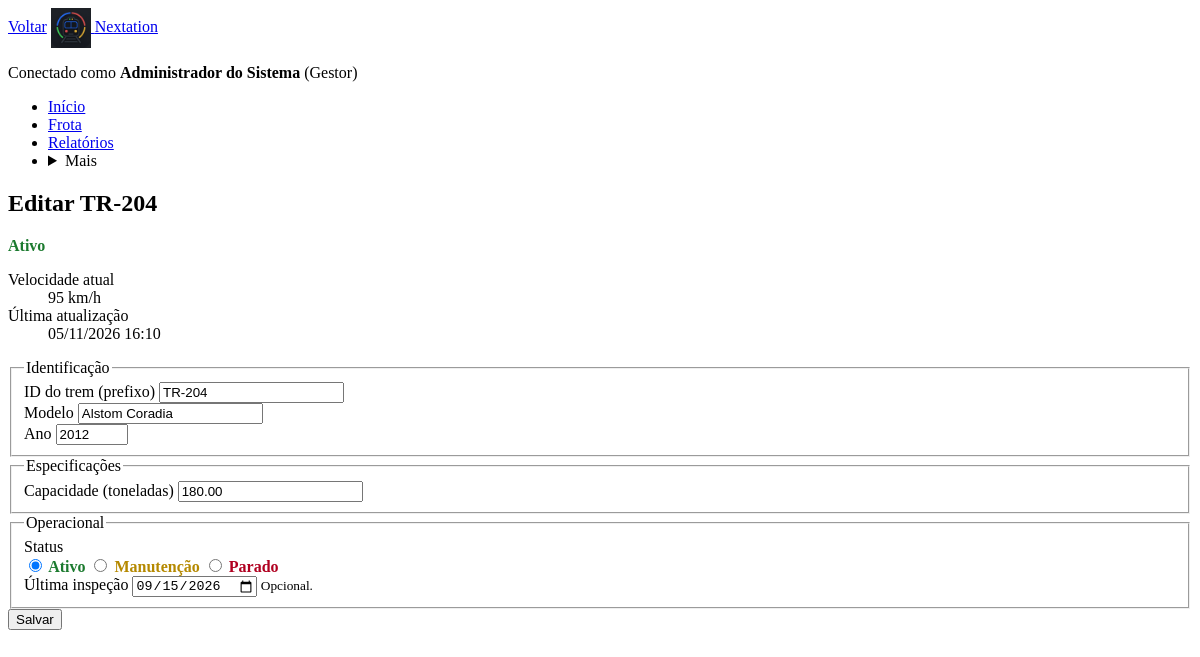
Page /trens_form.php?id_trem=1 (signed in) on the committed database.
### tables this page shows
CREATE TABLE trens (
    id_trem INT NOT NULL AUTO_INCREMENT,
    prefixo VARCHAR(10) NOT NULL,
    modelo VARCHAR(60) NOT NULL,
    ano INT NOT NULL,
    status ENUM('em_operacao','manutencao','inativo') NOT NULL DEFAULT 'em_operacao',
    capacidade DECIMAL(8,2) NOT NULL,
    ultima_inspecao DATE NULL,
    PRIMARY KEY (id_trem),
    UNIQUE KEY uq_trens_prefixo (prefixo)
);

CREATE TABLE leituras (
    id_leitura INT NOT NULL AUTO_INCREMENT,
    id_sensor INT NOT NULL,
    data_hora DATETIME NOT NULL,
    valor DECIMAL(10,2) NOT NULL,
    unidade VARCHAR(10) NOT NULL,
    PRIMARY KEY (id_leitura),
    CONSTRAINT fk_leituras_sensores FOREIGN KEY (id_sensor) REFERENCES sensores (id_sensor) ON DELETE CASCADE
);

### includes/funcoes.php (called while the page is built, shortened)
<?php
function e($texto)
{
    return htmlspecialchars((string)$texto, ENT_QUOTES, 'UTF-8');
}
function statusTrens()
{
    return [
        'em_operacao' => 'Ativo',
        'manutencao'  => 'Manutenção',
        'inativo'     => 'Parado',
    ];
}
function classeStatusTrem($status)
{
    $mapa = ['em_operacao' => 'normal', 'manutencao' => 'atencao', 'inativo' => 'critico'];
    return 'status-' . ($mapa[$status] ?? 'normal');
}

### trens_form.php (the view, shortened to what this page needs)
<?php
require __DIR__ . '/includes/proteger.php';
require __DIR__ . '/config/conexao.php';
require __DIR__ . '/includes/funcoes.php';
$erros = [];
$id_trem = 0;
$dados = ['prefixo' => '', 'modelo' => '', 'ano' => '', 'status' => 'em_operacao', 'capacidade' => '', 'ultima_inspecao' => ''];
if ($_SERVER['REQUEST_METHOD'] === 'POST') {
    $id_trem = (int)($_POST['id_trem'] ?? 0);
    $dados['prefixo']         = strtoupper(trim($_POST['prefixo'] ?? ''));
    $dados['modelo']          = trim($_POST['modelo'] ?? '');
    $dados['ano']             = trim($_POST['ano'] ?? '');
    $dados['status']          = $_POST['status'] ?? '';
    $dados['capacidade']      = str_replace(',', '.', trim($_POST['capacidade'] ?? ''));
    $dados['ultima_inspecao'] = trim($_POST['ultima_inspecao'] ?? '');
    if ($dados['prefixo'] === '' || strlen($dados['prefixo']) > 10) {
        $erros[] = 'Informe o prefixo do trem (até 10 caracteres, ex.: TR-204).';
    }
    if ($dados['modelo'] === '' || strlen($dados['modelo']) > 60) {
        $erros[] = 'Informe o modelo do trem (até 60 caracteres).';
    }
    if (!ctype_digit($dados['ano']) || $dados['ano'] < 1900 || $dados['ano'] > 2100) {
        $erros[] = 'Informe um ano entre 1900 e 2100.';
    }
    if (!is_numeric($dados['capacidade']) || $dados['capacidade'] <= 0 || $dados['capacidade'] > 999999) {
        $erros[] = 'Informe uma capacidade maior que zero (em toneladas).';
    }
    if (!array_key_exists($dados['status'], statusTrens())) {
        $erros[] = 'Selecione um status válido.';
    }
    if ($dados['ultima_inspecao'] !== '' && !dataValida($dados['ultima_inspecao'])) {
        $erros[] = 'Informe uma data de inspeção válida.';
    }
    if (count($erros) === 0) {
        $stmt = $conexao->prepare('SELECT id_trem FROM trens WHERE prefixo = ? AND id_trem <> ?');
        $stmt->bind_param('si', $dados['prefixo'], $id_trem);
        $stmt->execute();
        if ($stmt->get_result()->num_rows > 0) {
            $erros[] = 'Já existe um trem com este prefixo.';
        }
        $stmt->close();
    }
    if (count($erros) === 0) {
        $ano = (int)$dados['ano'];
        $capacidade = (float)$dados['capacidade'];
        $inspecao = $dados['ultima_inspecao'] === '' ? null : $dados['ultima_inspecao'];
        if ($id_trem > 0) {
            $stmt = $conexao->prepare(
                'UPDATE trens SET prefixo = ?, modelo = ?, ano = ?, status = ?, capacidade = ?, ultima_inspecao = ? WHERE id_trem = ?'
            );
            $stmt->bind_param('ssisdsi', $dados['prefixo'], $dados['modelo'], $ano, $dados['status'], $capacidade, $inspecao, $id_trem);
        } else {
            $stmt = $conexao->prepare(
                'INSERT INTO trens (prefixo, modelo, ano, status, capacidade, ultima_inspecao) VALUES (?, ?, ?, ?, ?, ?)'
            );
            $stmt->bind_param('ssisds', $dados['prefixo'], $dados['modelo'], $ano, $dados['status'], $capacidade, $inspecao);
        }
        if ($stmt->execute()) {
            $stmt->close();
            flash($id_trem > 0 ? 'Trem atualizado com sucesso.' : 'Trem cadastrado com sucesso.');
            header('Location: trens.php');
            exit;
        }
        $stmt->close();
        $erros[] = 'Não foi possível gravar o trem. Tente novamente.';
    }
} elseif (isset($_GET['id_trem'])) {
    $id_trem = (int)$_GET['id_trem'];
    $stmt = $conexao->prepare('SELECT prefixo, modelo, ano, status, capacidade, ultima_inspecao FROM trens WHERE id_trem = ?');
    $stmt->bind_param('i', $id_trem);
    $stmt->execute();
    $linha = $stmt->get_result()->fetch_assoc();
    $dados = array_merge($dados, array_map('strval', array_map(fn($v) => $v ?? '', $linha)));
}
$editando = $id_trem > 0;
$titulo = $editando ? 'Editar ' . ($dados['prefixo'] !== '' ? $dados['prefixo'] : 'trem') : 'Cadastrar trem';
$velocidade_atual = null;
$ultima_atualizacao = null;
if ($editando) {
    $stmt = $conexao->prepare(
        "SELECT leituras.valor, leituras.unidade FROM leituras
         INNER JOIN sensores ON sensores.id_sensor = leituras.id_sensor
         WHERE sensores.id_trem = ? AND sensores.tipo = 'velocidade'
         ORDER BY leituras.data_hora DESC, leituras.id_leitura DESC LIMIT 1"
    );
    $stmt->bind_param('i', $id_trem);
    $stmt->execute();
    $velocidade_atual = $stmt->get_result()->fetch_assoc();
    $stmt = $conexao->prepare(
        'SELECT MAX(leituras.data_hora) AS ultima FROM leituras
         INNER JOIN sensores ON sensores.id_sensor = leituras.id_sensor WHERE sensores.id_trem = ?'
    );
    $stmt->bind_param('i', $id_trem);
    $stmt->execute();
    $ultima_atualizacao = $stmt->get_result()->fetch_assoc()['ultima'];
}
require __DIR__ . '/includes/cabecalho.php';
?>
<section class="pagina-cabecalho">
    <h1 class="titulo-pagina"><?= e($titulo) ?></h1>
</section>
<?php if ($editando): ?>
<section class="resumo-trem" aria-label="Situação atual do trem">
    <p class="resumo-status"><span class="selo <?= e(classeStatusTrem($dados['status'])) ?>"><?= e(statusTrens()[$dados['status']] ?? '') ?></span></p>
    <dl class="resumo-lista">
        <div class="resumo-item">
            <dt>Velocidade atual</dt>
            <dd><?= $velocidade_atual ? e(number_format((float)$velocidade_atual['valor'], 0, ',', '.') . ' ' . $velocidade_atual['unidade']) : 'Sem leitura' ?></dd>
        </div>
        <div class="resumo-item">
            <dt>Última atualização</dt>
            <dd><?= $ultima_atualizacao ? e(date('d/m/Y H:i', strtotime($ultima_atualizacao))) : 'Sem leitura' ?></dd>
        </div>
    </dl>
</section>
<?php endif; ?>
<form class="formulario formulario-trem" method="POST" action="trens_form.php">
    <fieldset class="grupo grupo-identificacao">
        <legend class="grupo-titulo">Identificação</legend>
        <div class="campo">
            <label class="campo-rotulo" for="prefixo">ID do trem (prefixo)</label>
            <input class="campo-entrada" type="text" id="prefixo" name="prefixo" maxlength="10" placeholder="TR-204" value="<?= e($dados['prefixo']) ?>" required>
        </div>
        <div class="campo">
            <label class="campo-rotulo" for="modelo">Modelo</label>
            <input class="campo-entrada" type="text" id="modelo" name="modelo" maxlength="60" value="<?= e($dados['modelo']) ?>" required>
        </div>
        <div class="campo">
            <label class="campo-rotulo" for="ano">Ano</label>
            <input class="campo-entrada" type="number" id="ano" name="ano" min="1900" max="2100" value="<?= e($dados['ano']) ?>" required>
        </div>
    </fieldset>
    <fieldset class="grupo grupo-especificacoes">
        <legend class="grupo-titulo">Especificações</legend>
        <div class="campo">
            <label class="campo-rotulo" for="capacidade">Capacidade (toneladas)</label>
            <input class="campo-entrada" type="text" id="capacidade" name="capacidade" inputmode="decimal" value="<?= e($dados['capacidade']) ?>" required>
        </div>
    </fieldset>
    <fieldset class="grupo grupo-operacional">
        <legend class="grupo-titulo">Operacional</legend>
        <div class="campo campo-opcoes">
            <span class="campo-rotulo" id="rotulo-status">Status</span>
            <div class="opcoes" role="radiogroup" aria-labelledby="rotulo-status">
                <?php foreach (statusTrens() as $valor => $rotulo): ?>
                    <label class="opcao <?= e(classeStatusTrem($valor)) ?>">
                        <input type="radio" name="status" value="<?= e($valor) ?>" <?= $dados['status'] === $valor ? 'checked' : '' ?> required>
                        <span class="opcao-texto"><?= e($rotulo) ?></span>
                    </label>
                <?php endforeach; ?>
            </div>
        </div>
        <div class="campo">
            <label class="campo-rotulo" for="ultima_inspecao">Última inspeção</label>
            <input class="campo-entrada" type="date" id="ultima_inspecao" name="ultima_inspecao" value="<?= e($dados['ultima_inspecao']) ?>">
            <small class="campo-ajuda">Opcional.</small>
        </div>
    </fieldset>
    <div class="formulario-acoes">
        <button class="botao botao-primario botao-largo" type="submit"><?= $editando ? 'Salvar' : 'Adicionar' ?></button>
    </div>
</form>
<?php require __DIR__ . '/includes/rodape.php'; ?>

### assets/css/estilo.css (style rules this page uses)
.status-normal, .sev-normal { color: #1b7a2e; font-weight: bold; }
.status-atencao, .sev-atencao { color: #b58900; font-weight: bold; }
.status-critico, .sev-critico { color: #b00020; font-weight: bold; }

### rows in the picture
trens: prefixo "Editar TR-204", status "Ativo", prefixo "TR-204", modelo "Alstom Coradia", ano "2012", capacidade "180.00", status "☑ Ativo", status "☐ Manutenção", status "☐ Parado", ultima_inspecao "09/15/2026"
leituras: valor+unidade "95 km/h"

### other values in the picture
$_SESSION['usuario_nome'] "Administrador do Sistema"
rotuloPapel($_SESSION['usuario_papel']) "Gestor"
date('d/m/Y H:i', strtotime($ultima_atualizacao)) "05/11/2026 16:10"
$rotulo "Ativo"
$rotulo "Manutenção"
$rotulo "Parado"
